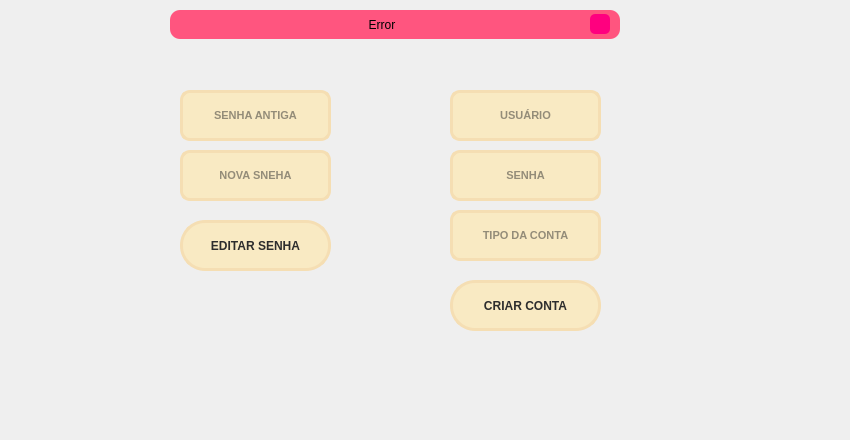
<?xml version="1.0" encoding="UTF-8"?>
<ui version="4.0">
 <class>Form</class>
 <widget class="QWidget" name="Form">
  <property name="geometry">
   <rect>
    <x>0</x>
    <y>0</y>
    <width>850</width>
    <height>440</height>
   </rect>
  </property>
  <property name="minimumSize">
   <size>
    <width>850</width>
    <height>440</height>
   </size>
  </property>
  <property name="maximumSize">
   <size>
    <width>850</width>
    <height>440</height>
   </size>
  </property>
  <property name="windowTitle">
   <string>Form</string>
  </property>
  <widget class="QLineEdit" name="Usuario">
   <property name="geometry">
    <rect>
     <x>450</x>
     <y>90</y>
     <width>151</width>
     <height>51</height>
    </rect>
   </property>
   <property name="font">
    <font>
     <family>Segoe UI</family>
     <pointsize>8</pointsize>
     <weight>75</weight>
     <bold>true</bold>
    </font>
   </property>
   <property name="styleSheet">
    <string notr="true">QLineEdit {
	border: 3px solid rgb(245, 222, 179);
	border-radius: 10px;
	padding: 15px;
	background-color:rgb(249, 234, 195);
	color: rgb(45, 45, 45);
}
QLineEdit:hover {
	border: 3px solid rgb(55, 55, 55);
}
QLineEdit:focus {
	border: 3px solid rgb(135, 206, 250);
	color: rgb(45, 45, 45);
}</string>
   </property>
   <property name="text">
    <string/>
   </property>
   <property name="alignment">
    <set>Qt::AlignCenter</set>
   </property>
   <property name="placeholderText">
    <string>USUÁRIO</string>
   </property>
  </widget>
  <widget class="QLineEdit" name="senha_user">
   <property name="geometry">
    <rect>
     <x>450</x>
     <y>150</y>
     <width>151</width>
     <height>51</height>
    </rect>
   </property>
   <property name="font">
    <font>
     <family>Segoe UI</family>
     <pointsize>8</pointsize>
     <weight>75</weight>
     <bold>true</bold>
    </font>
   </property>
   <property name="styleSheet">
    <string notr="true">QLineEdit {
	border: 3px solid rgb(245, 222, 179);
	border-radius: 10px;
	padding: 15px;
	background-color:rgb(249, 234, 195);
	color: rgb(45, 45, 45);
}
QLineEdit:hover {
	border: 3px solid rgb(55, 55, 55);
}
QLineEdit:focus {
	border: 3px solid rgb(135, 206, 250);
	color: rgb(45, 45, 45);
}</string>
   </property>
   <property name="text">
    <string/>
   </property>
   <property name="alignment">
    <set>Qt::AlignCenter</set>
   </property>
   <property name="placeholderText">
    <string>SENHA</string>
   </property>
  </widget>
  <widget class="QLineEdit" name="Tipo">
   <property name="geometry">
    <rect>
     <x>450</x>
     <y>210</y>
     <width>151</width>
     <height>51</height>
    </rect>
   </property>
   <property name="font">
    <font>
     <family>Segoe UI</family>
     <pointsize>8</pointsize>
     <weight>75</weight>
     <bold>true</bold>
    </font>
   </property>
   <property name="styleSheet">
    <string notr="true">QLineEdit {
	border: 3px solid rgb(245, 222, 179);
	border-radius: 10px;
	padding: 15px;
	background-color:rgb(249, 234, 195);
	color: rgb(45, 45, 45);
}
QLineEdit:hover {
	border: 3px solid rgb(55, 55, 55);
}
QLineEdit:focus {
	border: 3px solid rgb(135, 206, 250);
	color: rgb(45, 45, 45);
}</string>
   </property>
   <property name="text">
    <string/>
   </property>
   <property name="alignment">
    <set>Qt::AlignCenter</set>
   </property>
   <property name="placeholderText">
    <string>TIPO DA CONTA</string>
   </property>
  </widget>
  <widget class="QLineEdit" name="Senha_antiga">
   <property name="geometry">
    <rect>
     <x>180</x>
     <y>90</y>
     <width>151</width>
     <height>51</height>
    </rect>
   </property>
   <property name="font">
    <font>
     <family>Segoe UI</family>
     <pointsize>8</pointsize>
     <weight>75</weight>
     <bold>true</bold>
    </font>
   </property>
   <property name="styleSheet">
    <string notr="true">QLineEdit {
	border: 3px solid rgb(245, 222, 179);
	border-radius: 10px;
	padding: 15px;
	background-color:rgb(249, 234, 195);
	color: rgb(45, 45, 45);
}
QLineEdit:hover {
	border: 3px solid rgb(55, 55, 55);
}
QLineEdit:focus {
	border: 3px solid rgb(135, 206, 250);
	color: rgb(45, 45, 45);
}</string>
   </property>
   <property name="text">
    <string/>
   </property>
   <property name="alignment">
    <set>Qt::AlignCenter</set>
   </property>
   <property name="placeholderText">
    <string>SENHA ANTIGA</string>
   </property>
  </widget>
  <widget class="QLineEdit" name="Senha_nova">
   <property name="geometry">
    <rect>
     <x>180</x>
     <y>150</y>
     <width>151</width>
     <height>51</height>
    </rect>
   </property>
   <property name="font">
    <font>
     <family>Segoe UI</family>
     <pointsize>8</pointsize>
     <weight>75</weight>
     <bold>true</bold>
    </font>
   </property>
   <property name="styleSheet">
    <string notr="true">QLineEdit {
	border: 3px solid rgb(245, 222, 179);
	border-radius: 10px;
	padding: 15px;
	background-color:rgb(249, 234, 195);
	color: rgb(45, 45, 45);
}
QLineEdit:hover {
	border: 3px solid rgb(55, 55, 55);
}
QLineEdit:focus {
	border: 3px solid rgb(135, 206, 250);
	color: rgb(45, 45, 45);
}</string>
   </property>
   <property name="text">
    <string/>
   </property>
   <property name="alignment">
    <set>Qt::AlignCenter</set>
   </property>
   <property name="placeholderText">
    <string>NOVA SNEHA</string>
   </property>
  </widget>
  <widget class="QPushButton" name="cria_conta">
   <property name="geometry">
    <rect>
     <x>450</x>
     <y>280</y>
     <width>151</width>
     <height>51</height>
    </rect>
   </property>
   <property name="font">
    <font>
     <family>Segoe UI</family>
     <weight>75</weight>
     <bold>true</bold>
    </font>
   </property>
   <property name="styleSheet">
    <string notr="true">QPushButton{	
	border: 3px solid rgb(245, 222, 179);
	border-radius: 25px;
	background-color:rgb(249, 234, 195);
	color: rgb(45, 45, 45);
}
QPushButton:hover{	
	border: 3px solid rgb(55, 55, 55);
}
QPushButton:pressed{	
	background-color: rgb(135, 206, 250);
	color: rgb(45, 45, 45);
}</string>
   </property>
   <property name="text">
    <string>CRIAR CONTA</string>
   </property>
  </widget>
  <widget class="QPushButton" name="edita_senha">
   <property name="geometry">
    <rect>
     <x>180</x>
     <y>220</y>
     <width>151</width>
     <height>51</height>
    </rect>
   </property>
   <property name="font">
    <font>
     <family>Segoe UI</family>
     <weight>75</weight>
     <bold>true</bold>
    </font>
   </property>
   <property name="styleSheet">
    <string notr="true">QPushButton{	
	border: 3px solid rgb(245, 222, 179);
	border-radius: 25px;
	background-color:rgb(249, 234, 195);
	color: rgb(45, 45, 45);
}
QPushButton:hover{	
	border: 3px solid rgb(55, 55, 55);
}
QPushButton:pressed{	
	background-color: rgb(135, 206, 250);
	color: rgb(45, 45, 45);
}</string>
   </property>
   <property name="text">
    <string>EDITAR SENHA</string>
   </property>
  </widget>
  <widget class="QFrame" name="frame_erro">
   <property name="geometry">
    <rect>
     <x>170</x>
     <y>10</y>
     <width>450</width>
     <height>29</height>
    </rect>
   </property>
   <property name="maximumSize">
    <size>
     <width>450</width>
     <height>16777215</height>
    </size>
   </property>
   <property name="styleSheet">
    <string notr="true">background-color: rgb(255, 85, 127);
border-radius: 10px;</string>
   </property>
   <property name="frameShape">
    <enum>QFrame::StyledPanel</enum>
   </property>
   <property name="frameShadow">
    <enum>QFrame::Raised</enum>
   </property>
   <layout class="QHBoxLayout" name="horizontalLayout_3">
    <property name="leftMargin">
     <number>10</number>
    </property>
    <property name="topMargin">
     <number>3</number>
    </property>
    <property name="rightMargin">
     <number>10</number>
    </property>
    <property name="bottomMargin">
     <number>3</number>
    </property>
    <item>
     <widget class="QLabel" name="label_erro">
      <property name="text">
       <string>Error</string>
      </property>
      <property name="alignment">
       <set>Qt::AlignCenter</set>
      </property>
     </widget>
    </item>
    <item>
     <widget class="QPushButton" name="pushButton_close">
      <property name="maximumSize">
       <size>
        <width>20</width>
        <height>20</height>
       </size>
      </property>
      <property name="styleSheet">
       <string notr="true">QPushButton {
	border-radius: 5px;	
	background-image: url(:/Fechar/cil-x.png);
	background-position: center;
	background-color: rgb(255, 0, 127);
}
QPushButton:hover {
	background-color: rgb(6, 21, 60);
	color: rgb(200, 200, 200);
}
QPushButton:pressed {
	background-color: rgb(35, 35, 35);
	color: rgb(200, 200, 200);
}</string>
      </property>
      <property name="text">
       <string/>
      </property>
     </widget>
    </item>
   </layout>
  </widget>
 </widget>
 <resources>
  <include location="file_rc.qrc"/>
 </resources>
 <connections/>
</ui>
